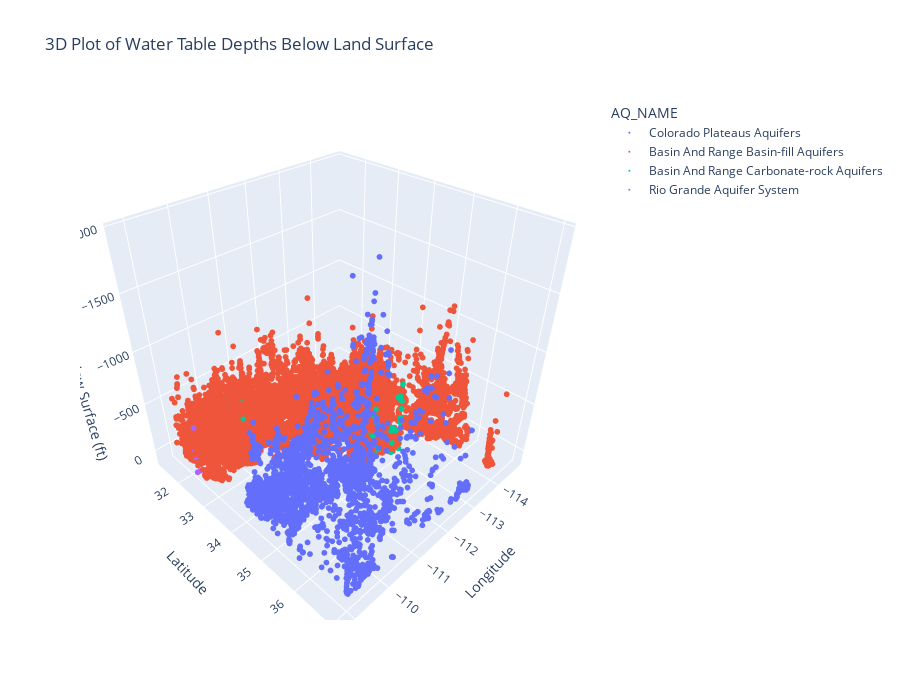

The notebook cell saved with this chart:
### Code cell
import plotly.express as px

plot_df = df[['DD_LONG', 'DD_LAT', 'DEPTH_BLW_LANDSURF', 'AQ_NAME']].dropna()
plot_df = plot_df[plot_df['DEPTH_BLW_LANDSURF'] <= 2000]  # optional filter

fig = px.scatter_3d(
    plot_df,
    x='DD_LONG',
    y='DD_LAT',
    z='DEPTH_BLW_LANDSURF',
    color='AQ_NAME',
    title='3D Plot of Water Table Depths Below Land Surface',
    height=700,
    labels={
        'DD_LONG': 'Longitude',
        'DD_LAT': 'Latitude',
        'DEPTH_BLW_LANDSURF': 'Depth Below Land Surface (ft)'
    }
)

# 🔽 Flip Z-axis and set range
fig.update_layout(
    scene=dict(
        zaxis=dict(
            title='Depth Below Surface (ft)',
            autorange='reversed',
            range=[0, 2000]
        )
    )
)

# ✨ Make points smaller
fig.update_traces(marker=dict(size=2))

fig.show()

### Figure 1 — Plotly figure (JSON) as saved in the notebook; plotly's stock layout.template omitted (floating-point values rounded to 4 significant figures; data arrays with more than 128 entries replaced by an {"elided": "..."} marker saying what was removed)
{"data": [{"hovertemplate": "AQ_NAME=Colorado Plateaus Aquifers<br>Longitude=%{x}<br>Latitude=%{y}<br>Depth Below Land Surface (ft)=%{z}<extra></extra>", "legendgroup": "Colorado Plateaus Aquifers", "marker": {"color": "#636efa", "size": 2, "symbol": "circle"}, "mode": "markers", "name": "Colorado Plateaus Aquifers", "scene": "scene", "showlegend": true, "type": "scatter3d", "x": {"elided": "3203 float values"}, "y": {"elided": "3203 float values"}, "z": {"elided": "3203 float values"}}, {"hovertemplate": "AQ_NAME=Basin And Range Basin-fill Aquifers<br>Longitude=%{x}<br>Latitude=%{y}<br>Depth Below Land Surface (ft)=%{z}<extra></extra>", "legendgroup": "Basin And Range Basin-fill Aquifers", "marker": {"color": "#EF553B", "size": 2, "symbol": "circle"}, "mode": "markers", "name": "Basin And Range Basin-fill Aquifers", "scene": "scene", "showlegend": true, "type": "scatter3d", "x": {"elided": "36142 float values"}, "y": {"elided": "36142 float values"}, "z": {"elided": "36142 float values"}}, {"hovertemplate": "AQ_NAME=Basin And Range Carbonate-rock Aquifers<br>Longitude=%{x}<br>Latitude=%{y}<br>Depth Below Land Surface (ft)=%{z}<extra></extra>", "legendgroup": "Basin And Range Carbonate-rock Aquifers", "marker": {"color": "#00cc96", "size": 2, "symbol": "circle"}, "mode": "markers", "name": "Basin And Range Carbonate-rock Aquifers", "scene": "scene", "showlegend": true, "type": "scatter3d", "x": [-109.3, -110.2, -112.6, -112.3, -110.6, -109.6, -110.5, -112.7, -110.6, -110.0, -109.3, -112.3, -110.5, -110.5, -109.3, -112.1, -109.5, -110.6, -110.4, -109.7, -110.6, -112.2, -110.6, -112.9, -110.2, -110.0, -109.5, -110.2, -110.5, -112.3, -110.0, -110.4, -110.5, -112.9, -110.0, -110.0, -112.9, -112.6, -112.8, -110.6, -112.9, -112.9, -112.6, -112.2, -110.5, -110.2, -110.4, -110.2, -110.6, -110.6, -110.0, -109.5, -112.4, -112.8, -110.6, -110.5, -112.4, -110.2, -110.4, -110.6, -110.6, -109.3, -112.6, -110.6, -110.4, -110.6, -110.6, -112.9, -113.0, -110.6, -109.5, -112.6, -112.2, -110.6, -112.1, -112.1, -110.4, -112.6, -109.5, -110.6, -112.1, -112.1, -109.5, -112.1, -112.1, -112.3, -112.1, -112.1, -112.1, -112.1, -112.9, -110.4, -112.9], "y": [31.65, 31.38, 35.05, 34.86, 32.05, 31.8, 31.54, 35.13, 32.04, 31.38, 31.68, 34.79, 31.54, 31.54, 31.67, 34.76, 31.59, 32.05, 31.69, 31.96, 32.07, 34.85, 32.05, 35.1, 31.38, 31.58, 31.59, 31.38, 31.53, 34.84, 31.37, 31.78, 31.53, 35.0, 32.08, 31.98, 35.04, 35.08, 35.1, 31.55, 35.11, 35.04, 35.07, 34.85, 31.54, 31.4, 31.69, 31.38, 31.58, 32.04, 31.99, 31.74, 34.87, 35.13, 32.05, 31.53, 34.86, 31.39, 31.75, 32.04, 32.05, 32.09, 35.07, 31.58, 31.76, 32.05, 32.06, 35.11, 35.05, 31.58, 31.59, 35.07, 34.71, 32.03, 34.68, 34.7, 31.69, 35.07, 31.59, 32.46, 34.72, 34.74, 31.61, 34.69, 34.76, 34.88, 34.66, 34.69, 34.73, 34.69, 35.02, 31.73, 35.11], "z": [-179.1, -80.8, -236.8, -326.8, -42.9, -157.0, -37.3, -246.9, -341.3, -294.1, -29.7, -201.5, -121.3, -113.3, -74.3, -272.4, -5.2, -22.0, -253.8, -476.4, -57.0, -421.9, -33.3, -333.9, -7.0, -290.0, -6.4, -131.0, -34.0, -490.1, 0.0, 0.0, 0.0, -533.9, -232.5, -64.0, -510.1, -111.8, -568.0, -224.8, -60.7, -262.0, -268.8, -227.5, -37.8, -68.1, -274.0, -64.8, -108.2, -63.8, -214.6, -2.9, -42.1, -692.3, -406.3, -15.62, -58.3, -79.0, -311.4, -119.0, -25.0, -41.3, -273.4, -155.9, -311.4, -25.0, -31.0, -511.8, -402.5, -181.9, -9.3, 0.0, 0.0, 0.0, 0.0, 0.0, 0.0, 0.0, 0.0, 0.0, 0.0, 0.0, 0.0, 0.0, 0.0, 0.0, 0.0, 0.0, 0.0, 0.0, 0.0, 0.0, 0.0]}, {"hovertemplate": "AQ_NAME=Rio Grande Aquifer System<br>Longitude=%{x}<br>Latitude=%{y}<br>Depth Below Land Surface (ft)=%{z}<extra></extra>", "legendgroup": "Rio Grande Aquifer System", "marker": {"color": "#ab63fa", "size": 2, "symbol": "circle"}, "mode": "markers", "name": "Rio Grande Aquifer System", "scene": "scene", "showlegend": true, "type": "scatter3d", "x": [-109.0, -108.9, -108.9, -109.0, -108.9, -109.0, -109.0, -108.9], "y": [32.39, 32.48, 32.51, 32.42, 32.39, 32.44, 32.44, 32.43], "z": [-188.2, -238.9, -250.2, -447.6, -142.2, 0.0, 0.0, 0.0]}], "layout": {"height": 700, "legend": {"title": {"text": "AQ_NAME"}, "tracegroupgap": 0}, "scene": {"domain": {"x": [0, 1], "y": [0, 1]}, "xaxis": {"title": {"text": "Longitude"}}, "yaxis": {"title": {"text": "Latitude"}}, "zaxis": {"autorange": "reversed", "range": [0, 2000], "title": {"text": "Depth Below Surface (ft)"}}}, "title": {"text": "3D Plot of Water Table Depths Below Land Surface"}}}
